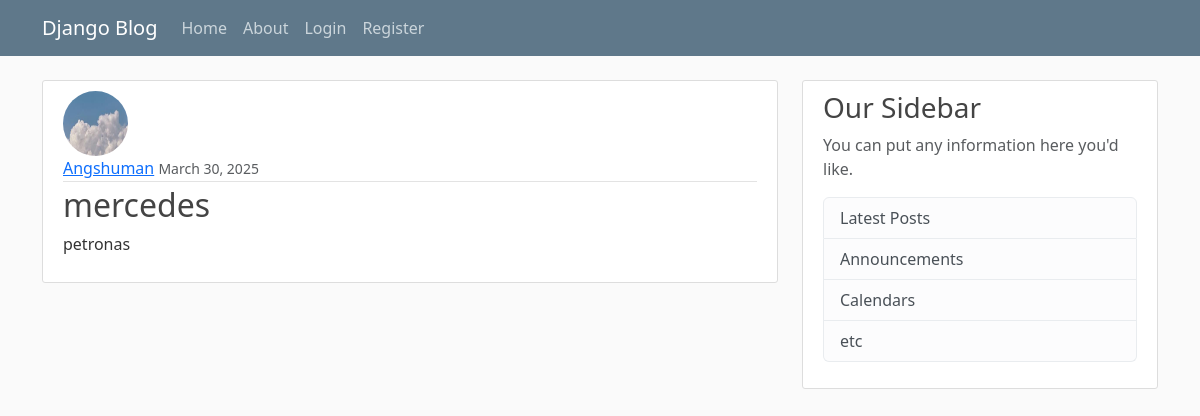
The page /post/10/ on the database its author committed.
### blog/models.py (models this page shows, shortened)
class Post(models.Model):
    title = models.CharField(max_length=100)
    content = models.TextField()        #unrestricted text
    date_posted = models.DateTimeField(default=timezone.now)
    author = models.ForeignKey(User, on_delete=models.CASCADE) #if user is deleted, delete all posts
    updated_at = models.DateTimeField(auto_now=True)

### users/models.py (models this page shows, shortened)
class Profile(models.Model):
    user = models.OneToOneField(User, on_delete=models.CASCADE)
    image = models.ImageField(default='default.jpg', upload_to='profile_image')
    bio = models.TextField(max_length=500, blank=True)
    location = models.CharField(max_length=30, blank=True)
    birth_date = models.DateField(null=True, blank=True)

### blog/views.py (the view)
# urls.py: path('post/<int:pk>/', PostDetailView.as_view(), name ='post-detail'), # int:pk is primary key of post
class PostDetailView(DetailView):
    model = Post
    template_name = 'blog/post_detail.html'

### blog/templates/blog/post_detail.html (shortened to what this page needs)
{% extends "blog/base.html" %}
{% block content %}
    <article class="media content-section">
        <img class="rounded-circle article-img" src="{{ object.author.profile.image.url }}">
        <div class="media-body">
        <div class="article-metadata">
            <a class="mr-2" href="{% url 'object-posts' post.author.username %}">{{ object.author }}</a>
            <small class="text-muted">{{ object.date_posted|date:"F d, Y" }}</small>
        </div>
        <h2 class="article-title">{{ object.title }}</h2>
        <p class="article-content">{{ object.content }}</p>
        </div>
    </article>
{% endblock content %}

### blog/static/blog/main.css (style rules this page uses)
body { background: #fafafa; color: #333333; margin-top: 5rem; }
h1, h2, h3, h4, h5, h6 { color: #444444; }
.content-section { background: #ffffff; padding: 10px 20px; border: 1px solid #dddddd; border-radius: 3px; margin-bottom: 20px; }
.article-title { color: #444444; }
.article-content { white-space: pre-line; }
.article-img { height: 65px; width: 65px; margin-right: 16px; }
.article-metadata { padding-bottom: 1px; margin-bottom: 4px; border-bottom: 1px solid #e3e3e3 }

### rows shown on the page
Post: author.profile.image (picture), author "Angshuman", date_posted "March 30, 2025", title "mercedes", content "petronas"
